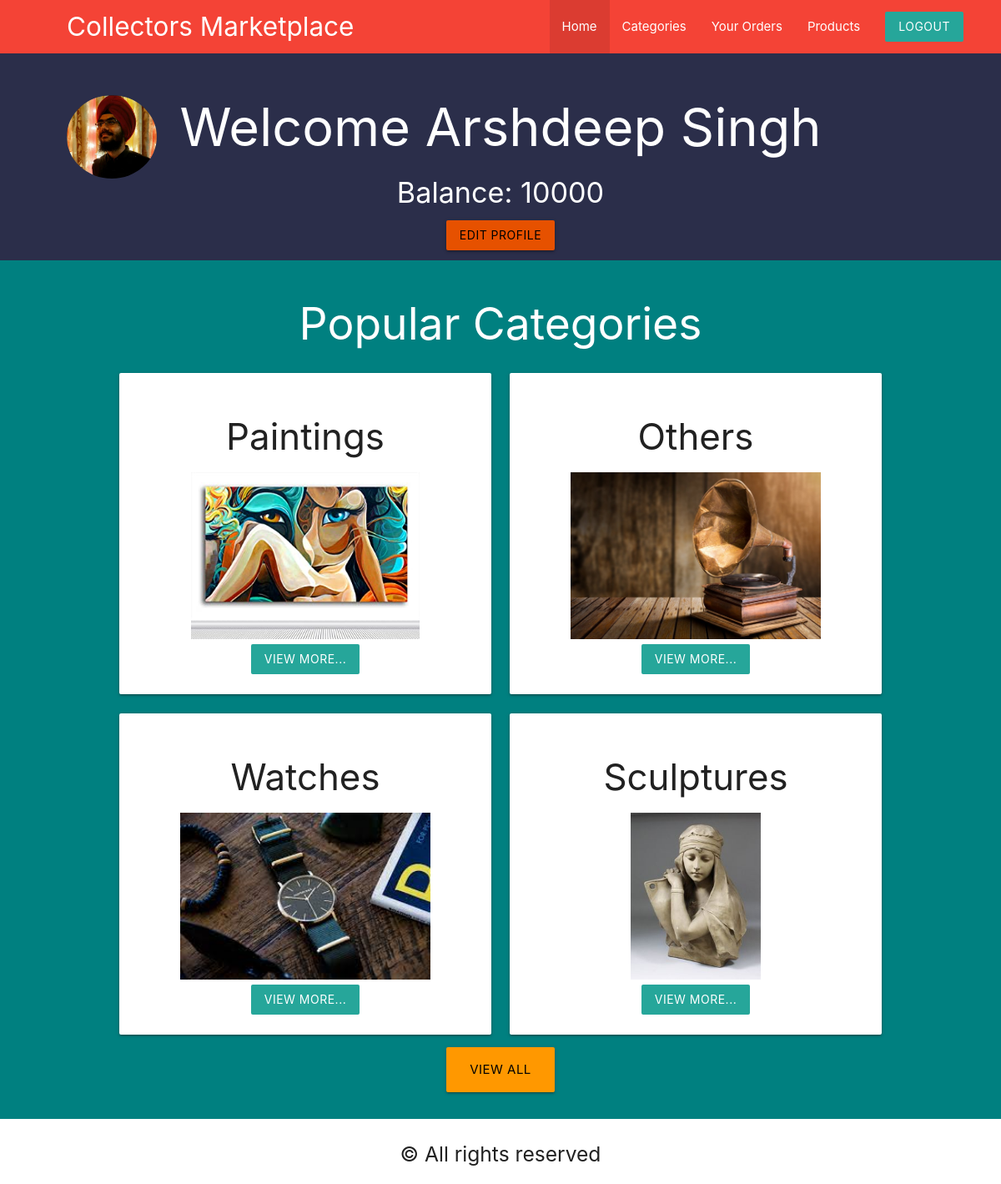
The app's page /user/user_home.php (signed in), older data.
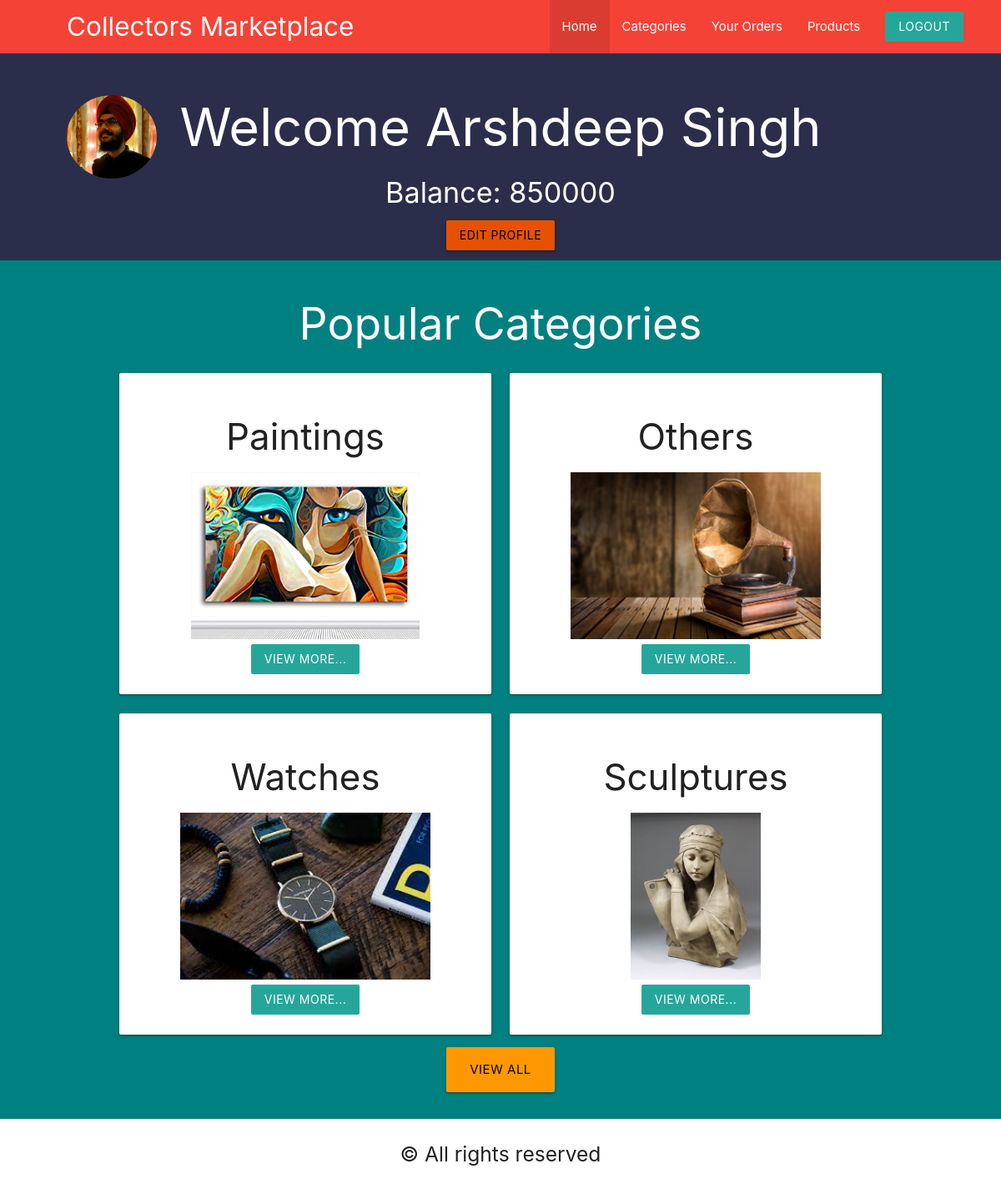
The same page, newer data.
### tables this page shows
CREATE TABLE `customers` (
  `cust_id` int(5) NOT NULL,
  `cust_username` varchar(50) NOT NULL,
  `cust_pass` int(11) NOT NULL,
  `cust_name` varchar(20) NOT NULL,
  `cust_addr` text NOT NULL,
  `cust_email` varchar(50) NOT NULL,
  `cust_image` varchar(255) NOT NULL,
  `cust_phone` bigint(10) NOT NULL,
  `cust_balance` int(5) NOT NULL
);

### user/user_home.php (the view, shortened to what this page needs)
<?php
    include("../templates/database_conn.php");
    $uid=$_SESSION['USER_ID'];
    $sql1="SELECT * FROM `customers` WHERE cust_id ='$uid'";
    $res=mysqli_query($con,$sql1);
    $urow = mysqli_fetch_array($res, MYSQLI_ASSOC);
    $sql2="SELECT * FROM `category` where `cat_status`=1 limit 4";
    $res2=mysqli_query($con,$sql2);
    $row2 = mysqli_fetch_all($res2, MYSQLI_ASSOC);
?>
<!DOCTYPE html>
<html lang="en">
<head>
    <link rel="stylesheet" href="https://cdnjs.cloudflare.com/ajax/libs/materialize/1.0.0/css/materialize.min.css">
    <link rel="stylesheet" href="../templates/stylesheet.css">
</head>
<body style="background-color:#2b2e4a;" >
<nav class="red z-depth-0" style="padding-right: 30px;padding-left: 80px;">
		<div>
			<a href="#" class="brand-logo brand-text hide-on-med-and-down">Collectors Marketplace</a>
            <ul id="nav-mobile" class="right">
                <li class="active"><a href="user_home.php">Home</a></li>
                <li><a href="user_categories.php">Categories</a></li>
                <li><a href="user_orders.php">Your Orders</a></li>
                <li><a href="All_products.php">Products</a></li>
				<li><a href="user_logout.php" class="btn brand z-depth-0">Logout</a></li>
		    </ul>
		</div>
        <br>
        <div style="padding-top: 50px;
                    padding-right: 30px;
                    padding-bottom: 50px;">
        <img class="dp" src="<?php echo $urow['cust_image'];?>" height=100px>
        </div>
</nav>
    <div class="container">
        <h1 class="white-text center">Welcome <?php print_r($urow["cust_name"]);?></h1>
        <div class="center">
            <h4 class="white-text center">Balance: <?php echo $urow['cust_balance'];?></h4>
            <a href="edit_info.php" class="btn orange darken-4 black-text">Edit profile</a>
        </div>
    </div>
<div class="blackbgbg">
<div class="container">
    <section>
    <div class="row">
    <h2 class="white-text" style="text-align:center;">Popular Categories</h2>
        <?php foreach($row2 as $cat){ ?>
            <div class="col s6 md3">
  				    <div class="card">
                      <center>
                        <div class="card-content">
                          <h3><?php print_r($cat['cat_name']); ?></h3>
                          <div>
                          <img src="<?php echo $cat['cat_image'];?>" height=200px>
                          <br>
                          <a href="All_products.php?cat_id=<?php echo $cat['cat_id'];?>" class="btn brand z-depth-0">View more...</a>
                          </div>
                        </div>
                        </center>
                    </div>
            </div>
        <?php } ?>
        <div class="center"><a href="user_categories.php" class="black-text btn-large orange">View all</a></div>
    </div>
    </section>
</div>
</div>
    <section class="footer white">
        <div class="container textcenter">
            <h5>© All rights reserved<br>
        </div>
    </section>
</body>
</html>

Row changes from the older to the newer data that the page shows:
changed customers: cust_balance "10000" → "850000"
